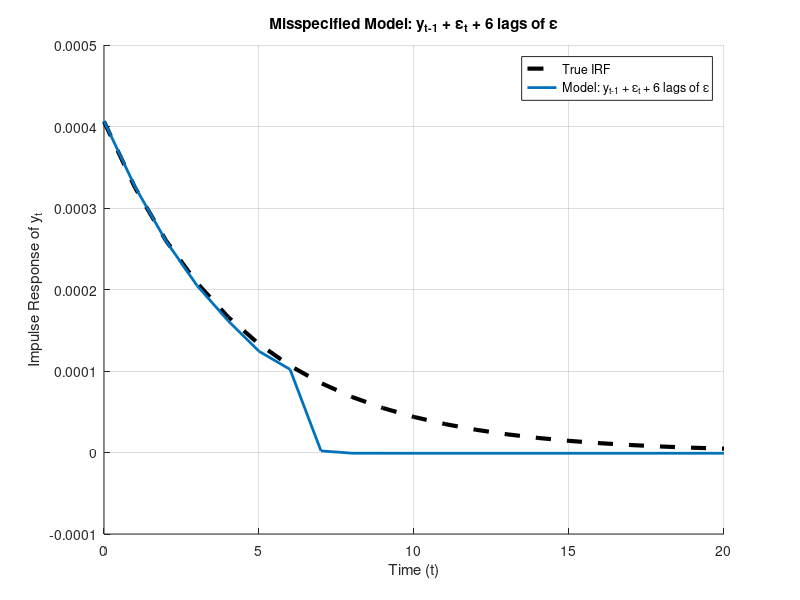

Recreate this plot in MATLAB.
clear all

% Parameters from previous solutions
a = 0; %0.701502; % 1.43991; 
b = 0.49232; %0.262662; % -1.70648; 
c = 0.6154; %0.885;
d = 0.115;  % Not used here since eta_t = 0
rho = 0.8;
T = 600; % I will burn the first 100
N_sim = 500;

rng(456,'twister');
%rng(123456,'twister');

% Standard deviations (set so that Var(ΔM) = Var(η))
sigma_eta = 0.007;
sigma_eps = 0.00066;

% Storage for impulse responses with ε_t and 6 lags of ε 
horizon = 21;
IRF_eps6 = zeros(horizon, N_sim);

for s = 1:N_sim
    % Generate shocks
    eta = sigma_eta * randn(T+7, 1);  % +7 for lag space
    % eta = zeros(T+6,1);
    eps = sigma_eps * randn(T+7, 1);

    % Simulate ΔM, y
    deltaM = zeros(T+7,1);
    y = zeros(T+7,1);
    for t = 2:T+7
        deltaM(t) = rho * deltaM(t-1) + eps(t);
        y(t) = a * y(t-1) + b * deltaM(t-1) + c * eps(t) + d * eta(t);
    end

    % Build regression dataset
    Y = y(108:end);
    Y_lag = y(107:end-1);
    E = eps(108:end);  % contemporaneous ε_t

    % ΔM_{t-1} to ΔM_{t-6}
    % deltaM_lags = zeros(T-100, 6);
    % for j = 1:6
    %     deltaM_lags(:, j) = deltaM(107-j:end-j);  % deltaM(t-j)
    % end

    % ε_t to ε_{t-6}
    E_lags = zeros(T-100, 7);
    for j = 0:6
        E_lags(:, j+1) = eps(108-j:end-j);  % eps(t-j)
    end


    % Stack regressor matrix
    X = [ones(T-100,1), Y_lag, E_lags];
    b_est = pinv(X)*Y;

    % Compute impulse response
    y_irf = zeros(horizon, 1);
    eps_irf = zeros(horizon, 1); eps_irf(1) = 0.00066;
    %deltaM_irf = zeros(horizon,1); deltaM_irf(1) = eps_irf(1); % initial shock just contemporary
    y_irf(1) = b_est(1) + b_est(3)*eps_irf(1); % initial response: alpha + gamma*shock

    % for t = 2:horizon % get deltaM series given an initial contempraneous shock of 1 sd
    %     deltaM_irf(t) = rho * deltaM_irf(t-1) + eps_irf(t);
    % end

    for t = 2:horizon
        y_irf(t) = b_est(1) + b_est(2) * y_irf(t-1);  % lag of y and contemp monetary shock
        for j = 0:min(6, t-1)
            y_irf(t) = y_irf(t) + b_est(3+j) * eps_irf(t-j);
        end
    end
    IRF_eps6(:, s) = y_irf;
end

% Median IRF
median_dM6 = median(IRF_eps6, 2);

% --- Compute true impulse response ---
true_irf = zeros(horizon,1);
deltaM = zeros(horizon,1);
eps_irf = zeros(horizon,1); eps_irf(1) = 0.00066;

for t = 1:horizon
    if t == 1
        deltaM(t) = eps_irf(t);
        true_irf(t) = c * eps_irf(t);
    else
        deltaM(t) = rho * deltaM(t-1) + eps_irf(t);
        true_irf(t) = a * true_irf(t-1) + b * deltaM(t-1) + c * eps_irf(t);
    end
end

% Plot comparison
figure; hold on;
plot(0:horizon-1, true_irf, 'k--', 'LineWidth', 3);
plot(0:horizon-1, median_dM6, '-', 'LineWidth', 2);
legend('True IRF', 'Model: y_{t-1} + ε_t + 6 lags of ε', 'Location', 'NorthEast');
xlabel('Time (t)');
ylabel('Impulse Response of y_t');
title('Misspecified Model: y_{t-1} + ε_t + 6 lags of ε');
grid on;

% Save figure
saveas(gcf, 'out/4_IRF_eps6_y.png');
